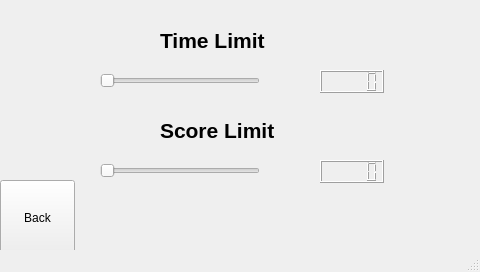
<?xml version="1.0" encoding="UTF-8"?>
<ui version="4.0">
 <class>settings</class>
 <widget class="QMainWindow" name="settings">
  <property name="geometry">
   <rect>
    <x>0</x>
    <y>0</y>
    <width>480</width>
    <height>272</height>
   </rect>
  </property>
  <property name="windowTitle">
   <string>MainWindow</string>
  </property>
  <widget class="QWidget" name="centralwidget">
   <widget class="QPushButton" name="button_back">
    <property name="geometry">
     <rect>
      <x>0</x>
      <y>180</y>
      <width>75</width>
      <height>75</height>
     </rect>
    </property>
    <property name="text">
     <string>Back</string>
    </property>
   </widget>
   <widget class="QSlider" name="slider_time">
    <property name="geometry">
     <rect>
      <x>100</x>
      <y>70</y>
      <width>160</width>
      <height>22</height>
     </rect>
    </property>
    <property name="orientation">
     <enum>Qt::Horizontal</enum>
    </property>
   </widget>
   <widget class="QLCDNumber" name="number_time">
    <property name="geometry">
     <rect>
      <x>320</x>
      <y>70</y>
      <width>64</width>
      <height>23</height>
     </rect>
    </property>
   </widget>
   <widget class="QLabel" name="label">
    <property name="geometry">
     <rect>
      <x>160</x>
      <y>20</y>
      <width>181</width>
      <height>41</height>
     </rect>
    </property>
    <property name="font">
     <font>
      <pointsize>16</pointsize>
      <weight>75</weight>
      <bold>true</bold>
     </font>
    </property>
    <property name="text">
     <string>Time Limit</string>
    </property>
   </widget>
   <widget class="QLabel" name="label_score">
    <property name="geometry">
     <rect>
      <x>160</x>
      <y>110</y>
      <width>181</width>
      <height>41</height>
     </rect>
    </property>
    <property name="font">
     <font>
      <pointsize>16</pointsize>
      <weight>75</weight>
      <bold>true</bold>
     </font>
    </property>
    <property name="text">
     <string>Score Limit</string>
    </property>
   </widget>
   <widget class="QLCDNumber" name="number_score">
    <property name="geometry">
     <rect>
      <x>320</x>
      <y>160</y>
      <width>64</width>
      <height>23</height>
     </rect>
    </property>
   </widget>
   <widget class="QSlider" name="slider_score">
    <property name="geometry">
     <rect>
      <x>100</x>
      <y>160</y>
      <width>160</width>
      <height>22</height>
     </rect>
    </property>
    <property name="orientation">
     <enum>Qt::Horizontal</enum>
    </property>
   </widget>
   <zorder>slider_time</zorder>
   <zorder>number_time</zorder>
   <zorder>button_back</zorder>
   <zorder>label</zorder>
   <zorder>label_score</zorder>
   <zorder>number_score</zorder>
   <zorder>slider_score</zorder>
  </widget>
  <widget class="QMenuBar" name="menubar">
   <property name="geometry">
    <rect>
     <x>0</x>
     <y>0</y>
     <width>480</width>
     <height>21</height>
    </rect>
   </property>
  </widget>
  <widget class="QStatusBar" name="statusbar"/>
 </widget>
 <resources/>
 <connections/>
</ui>
